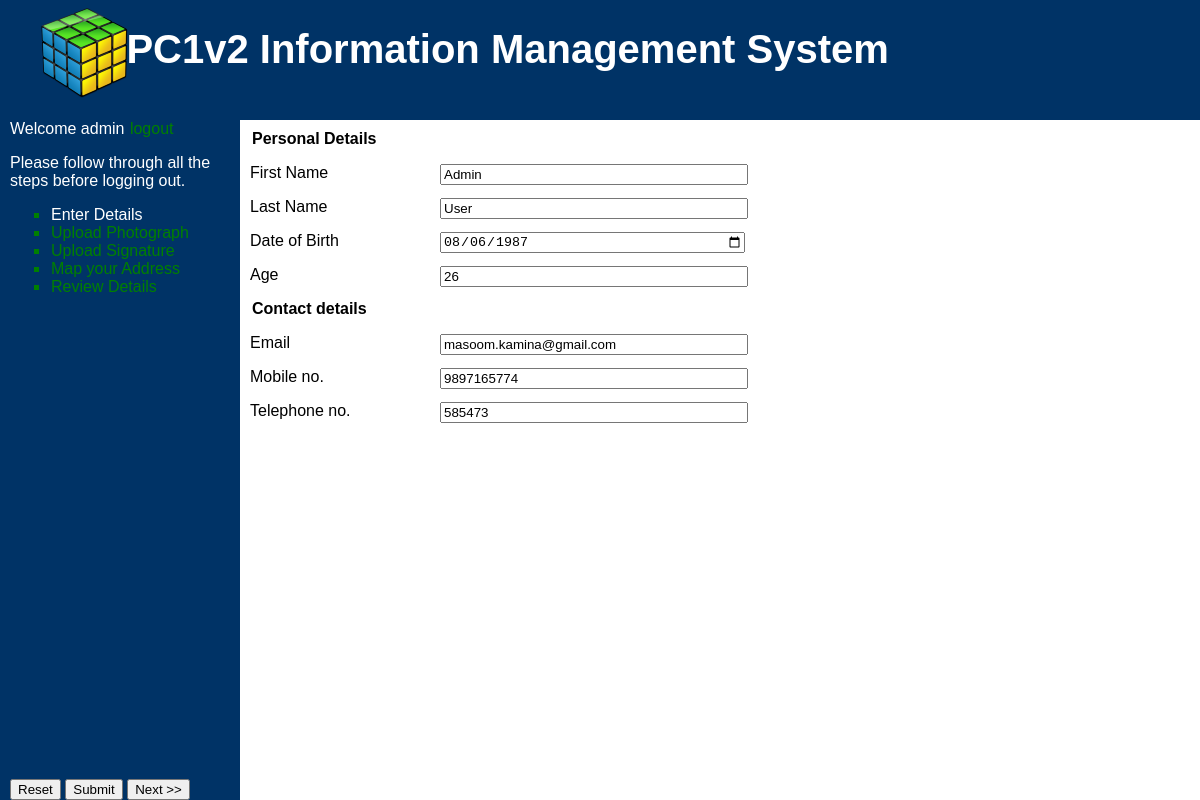
Screenshot of /new_user_form.php (signed in) with the database file from the repository.
### tables this page shows
CREATE TABLE IF NOT EXISTS `userdetails_test` (
  `id` bigint(20) NOT NULL AUTO_INCREMENT,
  `userID` bigint(20) NOT NULL,
  `firstname` varchar(20) NOT NULL,
  `lastname` varchar(30) NOT NULL,
  `birthdate` date NOT NULL,
  `age` int(11) NOT NULL,
  PRIMARY KEY (`id`),
  KEY `userdetails_test_userID_idx` (`userID`)
);

CREATE TABLE IF NOT EXISTS `contact_details` (
  `contact_id` bigint(20) NOT NULL AUTO_INCREMENT,
  `userID` bigint(20) NOT NULL,
  `email` varchar(40) NOT NULL,
  `countrycode` smallint(6) NOT NULL,
  `mobile` bigint(10) NOT NULL,
  `telephone` bigint(20) NOT NULL,
  PRIMARY KEY (`contact_id`),
  UNIQUE KEY `userid` (`userID`)
);

### public/new_user_form.php (the view, shortened to what this page needs)
<!DOCTYPE html>
<?php require_once '../php_includes/db_connection.php';?>
<?php require_once '../php_includes/functions.php';?>
<?php
$new_user_form_action = $_SERVER['PHP_SELF'];
$insertGoTo = "photo_upload.php";
if (isset($_SERVER['QUERY_STRING'])) {
  $new_user_form_action .= "?" . htmlentities($_SERVER['QUERY_STRING']);
}
$curruserid =  current_userid();
$query = "SELECT firstName, lastName, birthdate, age, contact_details.email, contact_details.mobile, contact_details.telephone, image_file_details.photoFile, image_file_details.signFile "
       . "FROM userdetails_test, contact_details, image_file_details "
       . "WHERE contact_details.userid=$curruserid AND userdetails_test.userid=$curruserid AND image_file_details.userid=$curruserid";
$result = mysqli_query($db, $query) or die(mysql_error());
$rows = mysqli_fetch_assoc($result);
?>
<?php include("../php_includes/layout/header.php");?>
<nav>
<?php include ("../php_includes/layout/navigation.php");?>
</nav>
<section>
    <div id="form_div">
        <form action="<?php echo $new_user_form_action; ?>" method="POST" enctype="multipart/form-data" name="form1">
                <legend><strong>Personal Details</strong></legend>
                <p>
                <label for="firstname">First Name</label>
                <input type="text" name="firstname" id="firstname" value="<?php echo $rows['firstName']; ?>">
                </p>
                <p>
                <label for="lastname">Last Name</label>
                <input type="text" name="lastname" id="lastname" value="<?php echo $rows['lastName']; ?>">
                </p>
                <p>
                <label for="dateofbirth">Date of Birth</label>
                <input name="dob" type="date" id="dob" value="<?php echo $rows['birthdate']; ?>" onBlur="calculateAge()">
                </p>
                <p>
                <label for="age">Age</label>
                <input name="age" type="text" id="age" value="<?php echo $rows['age']; ?>" onClick="calculateAge()">
                </p>
                <legend><strong>Contact details</strong></legend>
                <p>
                <label for="email">Email</label>
                <input type="text" name="email" id="email" value="<?php echo $rows['email']; ?>">
                </p>
                <p>
                <label for="mobile">Mobile no.</label>
                <input type="text" name="mobile" id="mobile" value="<?php echo $rows['mobile']; ?>">
                </p>
                <p>
                <label for="telephone">Telephone no.</label>
                <input type="text" name="telephone" id="telephone" value="<?php echo $rows['telephone']; ?>">
                </p>
            <functions>
                <input type="reset" name="reset" id="reset" value="Reset">
                <input type="submit" name="submit" id="submit" value="Submit">
                <input name="next" type="button" id="next" onClick="window.location.href='<?php echo $insertGoTo; ?>'" value="Next >>">
            </functions>
        </form>
    </div>
</section>
<?php include("../php_includes/layout/footer.php"); ?>

### public/stylesheets/base_style.css (style rules this page uses)
body { background-color: rgba(0,51,102,1); font-family: Arial; }
section { position: absolute; left: 20%; top: 15%; width: 80%; height: 85%; z-index: 4; background-color: #FFFFFF; padding: 0%; clear: both; overflow: auto; }
nav { position: absolute; width: 20%; z-index: 1; height: 85%; top: 15%; left: 0; color: white; padding-left: 10px; }
input[type=text], input[type=email], input[type=date], input[type=password] { position: absolute; left: 200px; width: 300px; }
functions { position: fixed; left: 10px; //20%; bottom: 0%; padding: 0%; clear: both; z-index: 666; }
#form_div { padding-left: 10px; //2%; padding-top: 10px; //2%; }

### rows the page displays
userdetails_test: firstname "Admin", lastname "User", dob "08/06/1987", age "26"
contact_details: email "masoom.kamina@gmail.com", mobile "9897165774", telephone "585473"

### other values shown
$_SESSION['username'] "admin"
